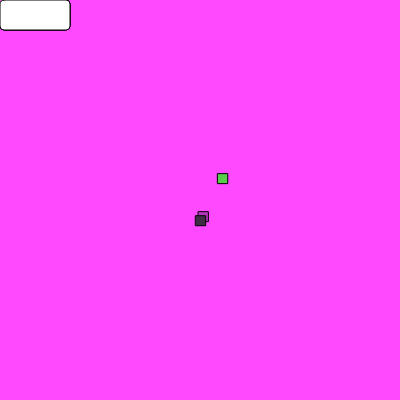
Frame 1 (no input)
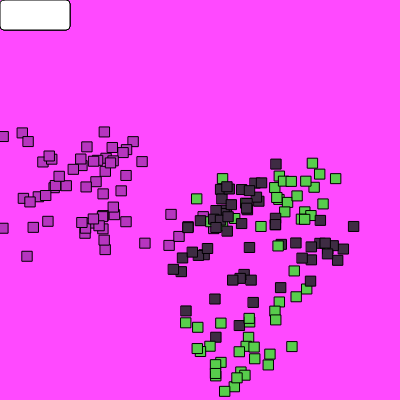
Frame 60 (no input)
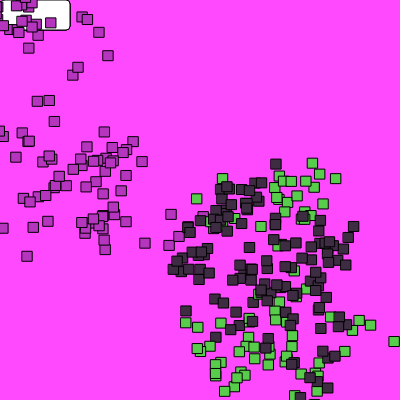
Frame 120 (the mouse pressed at the canvas centre since frame 60)

The p5.js sketch that drew these frames (run headless with seeded random() and noise() and a simulated clock; from frame 60 on, the mouse is pressed at the canvas centre):

// p5.js sketch
// ── sketch.js
let bug1;
let bug2;
let bug3;

function setup() {
  createCanvas(400, 400);
  background(403, 73, 300)

  bug1 = new Bug(color(random(255), random(255), random(255)));
  bug2 = new Bug(color(random(255), random(255), random(255)));
  bug3 = new Bug(color(random(255), random(255), random(255)));
  
}

function draw() {

  bug1.display();
  bug2.display();
  bug3.display();


}

function Bug(tempBugColor) {
  this.bugColor = tempBugColor;
  this.bugXposition = width/2;
  this.bugYposition = height/2;
  this.bugRadius = 10;

  this.display = function() {
    fill(this.bugColor);
    this.bugXposition = this.bugXposition + random(-30, 30);
    this.bugYposition = this.bugYposition + random(-30, 30);
    rect(this.bugXposition, this.bugYposition, this.bugRadius);

    
  }

  rect(0, 0, 70, 30, 4)

}
